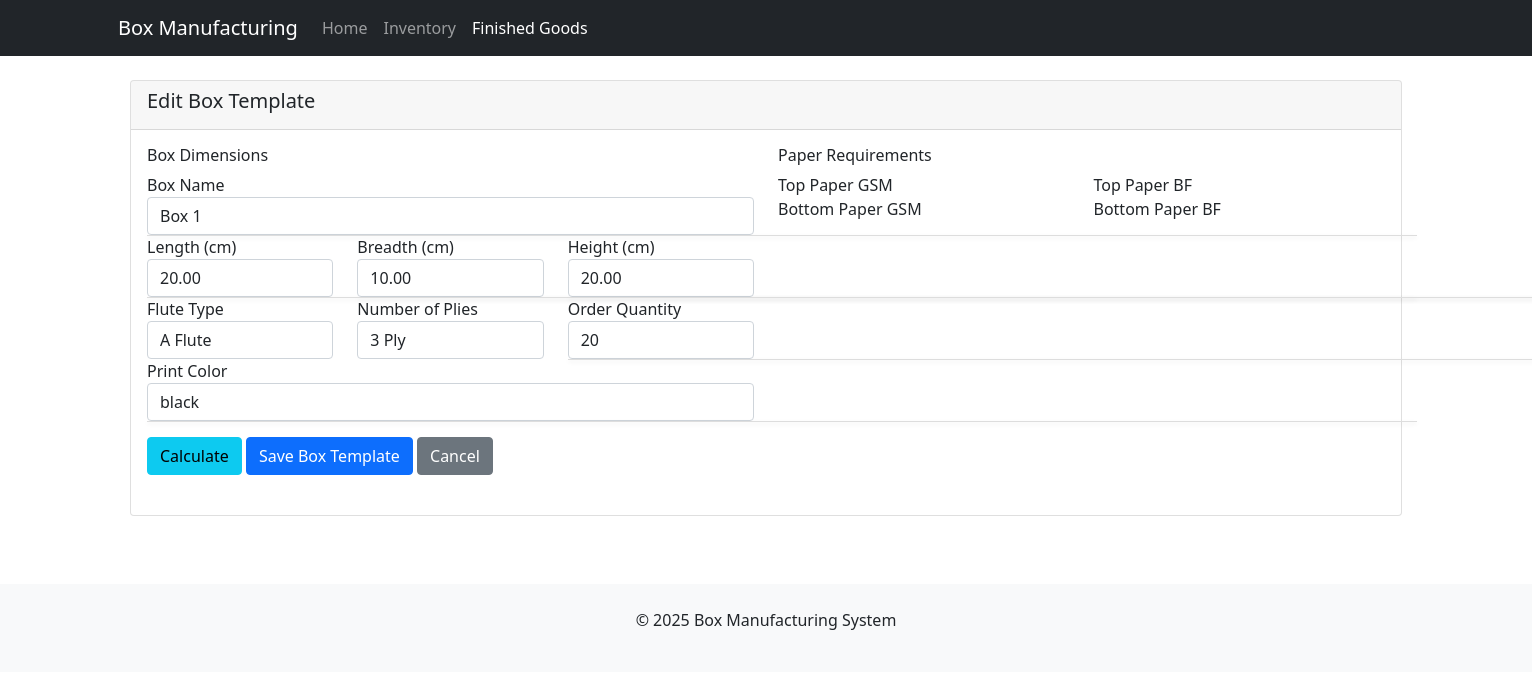
Before: /finished-goods/boxes/1/update/ with the older database file.
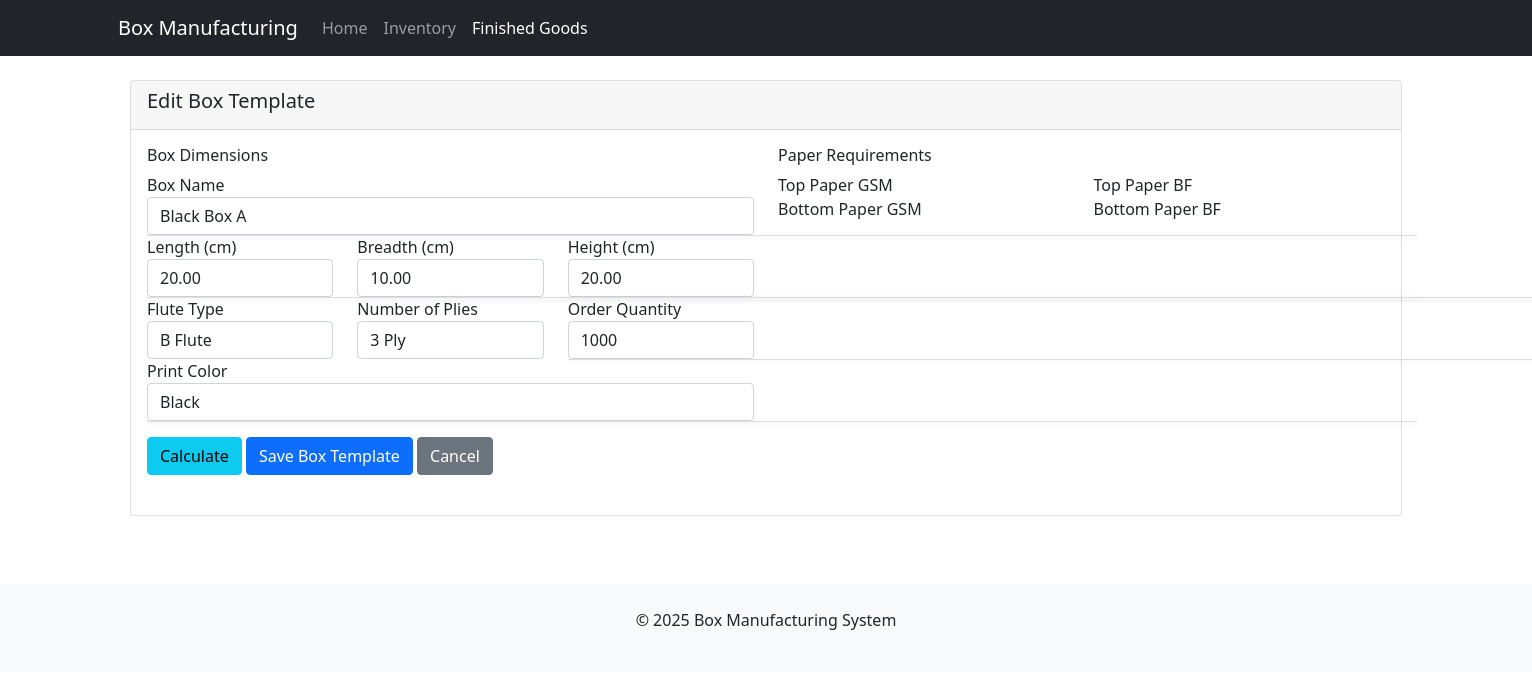
After: the same page with the newer database file.
### finished_goods/models.py (models this page shows, shortened)
class BoxDetails(models.Model):
    FLUTE_CHOICES = [
        ('A', 'A Flute'),
        ('B', 'B Flute'),
        ('C', 'C Flute'),
        ('E', 'E Flute'),
        ('F', 'F Flute'),
        ('BC', 'BC Flute'),
    ]
    box_name = models.CharField(max_length=100)
    length = models.DecimalField(max_digits=10, decimal_places=2)
    breadth = models.DecimalField(max_digits=10, decimal_places=2)
    height = models.DecimalField(max_digits=10, decimal_places=2)
    flute_type = models.CharField(max_length=2, choices=FLUTE_CHOICES)
    num_plies = models.IntegerField(choices=[(3, '3 Ply'), (5, '5 Ply'), (7, '7 Ply')])
    print_color = models.CharField(max_length=50, blank=True)
    order_quantity = models.IntegerField(default=1000)
    created_at = models.DateTimeField(auto_now_add=True)
    updated_at = models.DateTimeField(auto_now=True)

### finished_goods/views.py (the view, shortened to what this page needs)
# urls.py: path('boxes/<int:pk>/update/', views.BoxUpdateView.as_view(), name='box-update'),
class BoxUpdateView(UpdateView):
    model = BoxDetails
    form_class = BoxDetailsForm
    template_name = 'finished_goods/box_form.html'
    success_url = reverse_lazy('finished_goods:box-list')

### finished_goods/forms.py
class BoxDetailsForm(forms.ModelForm):
    class Meta:
        model = BoxDetails
        fields = ['box_name', 'length', 'breadth', 'height', 'flute_type', 'num_plies', 'print_color', 'order_quantity']
        widgets = {
            'box_name': forms.TextInput(attrs={'class': 'form-control'}),
            'length': forms.NumberInput(attrs={'class': 'form-control', 'min': '1', 'step': '0.01'}),
            'breadth': forms.NumberInput(attrs={'class': 'form-control', 'min': '1', 'step': '0.01'}),
            'height': forms.NumberInput(attrs={'class': 'form-control', 'min': '1', 'step': '0.01'}),
            'flute_type': forms.Select(attrs={'class': 'form-control'}),
            'num_plies': forms.Select(attrs={'class': 'form-control', 'id': 'id_num_plies'}),
            'print_color': forms.TextInput(attrs={'class': 'form-control'}),
            'order_quantity': forms.NumberInput(attrs={'class': 'form-control', 'min': '1'}),
        }

### finished_goods/templates/finished_goods/box_form.html (shortened to what the changed rows need)
{% extends 'base.html' %}
{% load static %}
{% block extra_css %}
<link rel="stylesheet" href="{% static 'css/auto-suggest.css' %}">
{% endblock %}
{% block content %}
<div class="container-fluid">
    <div class="row">
        <div class="col-md-12">
            <div class="card">
                <div class="card-header">
                    <h5>{{ object.id|yesno:"Edit,Create" }} Box Template</h5>
                </div>
                <div class="card-body">
                    <form method="post">
                        <div class="row">
                            <div class="col-md-6">
                                <div class="form-group">
                                    <label for="{{ form.box_name.id_for_label }}">Box Name</label>
                                    {{ form.box_name }}
                                </div>
                                <div class="row">
                                    <div class="col-md-4">
                                        <div class="form-group">
                                            <label for="{{ form.length.id_for_label }}">Length (cm)</label>
                                            {{ form.length }}
                                        </div>
                                    </div>
                                    <div class="col-md-4">
                                        <div class="form-group">
                                            <label for="{{ form.breadth.id_for_label }}">Breadth (cm)</label>
                                            {{ form.breadth }}
                                        </div>
                                    </div>
                                    <div class="col-md-4">
                                        <div class="form-group">
                                            <label for="{{ form.height.id_for_label }}">Height (cm)</label>
                                            {{ form.height }}
                                        </div>
                                    </div>
                                </div>
                                <div class="row">
                                    <div class="col-md-4">
                                        <div class="form-group">
                                            <label for="{{ form.flute_type.id_for_label }}">Flute Type</label>
                                            {{ form.flute_type }}
                                        </div>
                                    </div>
                                    <div class="col-md-4">
                                        <div class="form-group">
                                            <label for="{{ form.num_plies.id_for_label }}">Number of Plies</label>
                                            {{ form.num_plies }}
                                        </div>
                                    </div>
                                    <div class="col-md-4">
                                        <div class="form-group">
                                            <label for="{{ form.order_quantity.id_for_label }}">Order Quantity</label>
                                            {{ form.order_quantity }}
                                        </div>
                                    </div>
                                </div>
                                <div class="form-group">
                                    <label for="{{ form.print_color.id_for_label }}">Print Color</label>
                                    {{ form.print_color }}
                                </div>
                            </div>
                        </div>
                    </form>
                </div>
            </div>
        </div>
    </div>
</div>
{% endblock %}

Changed rows visible on the page:
changed BoxDetails "Edit": box_name "Box 1" → "Black Box A"; flute_type "A Flute" → "B Flute"; order_quantity "20" → "1000"; print_color "black" → "Black"
